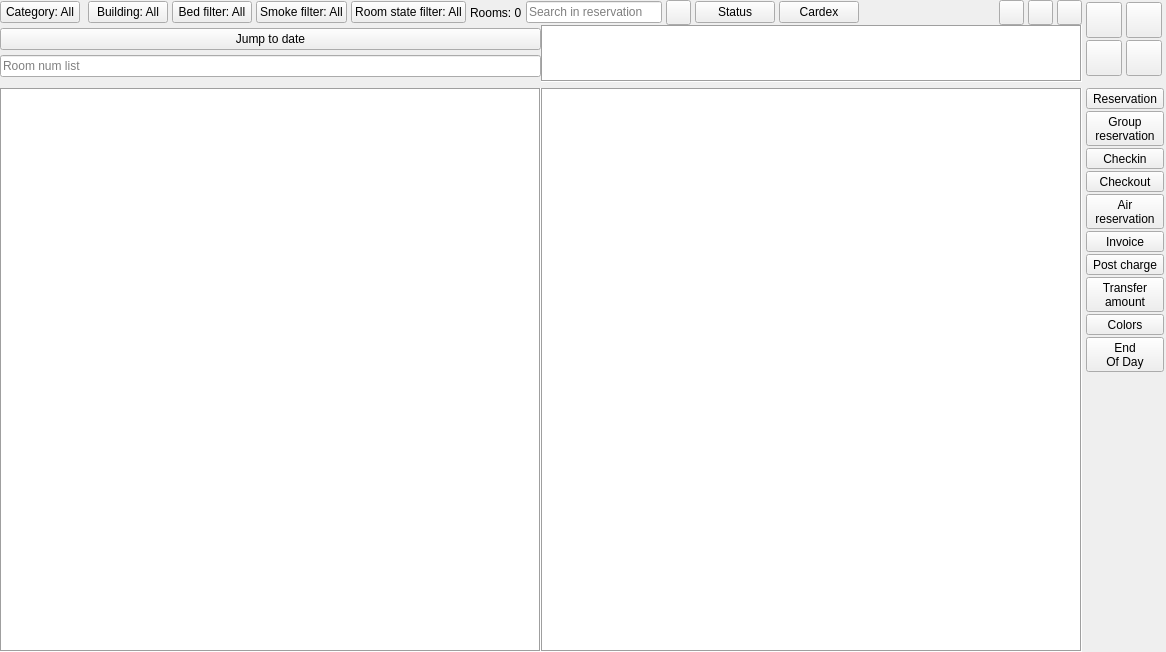
<?xml version="1.0" encoding="UTF-8"?>
<ui version="4.0">
 <class>WMainDesk</class>
 <widget class="QWidget" name="WMainDesk">
  <property name="geometry">
   <rect>
    <x>0</x>
    <y>0</y>
    <width>1166</width>
    <height>652</height>
   </rect>
  </property>
  <property name="sizePolicy">
   <sizepolicy hsizetype="Preferred" vsizetype="Preferred">
    <horstretch>0</horstretch>
    <verstretch>0</verstretch>
   </sizepolicy>
  </property>
  <property name="windowTitle">
   <string>Form</string>
  </property>
  <layout class="QGridLayout" name="gridLayout_2">
   <property name="leftMargin">
    <number>0</number>
   </property>
   <property name="topMargin">
    <number>0</number>
   </property>
   <property name="rightMargin">
    <number>0</number>
   </property>
   <property name="bottomMargin">
    <number>0</number>
   </property>
   <property name="horizontalSpacing">
    <number>2</number>
   </property>
   <property name="verticalSpacing">
    <number>0</number>
   </property>
   <item row="0" column="0">
    <widget class="QWidget" name="widget_3" native="true">
     <property name="maximumSize">
      <size>
       <width>16777215</width>
       <height>31</height>
      </size>
     </property>
     <layout class="QHBoxLayout" name="horizontalLayout_3">
      <property name="spacing">
       <number>4</number>
      </property>
      <property name="leftMargin">
       <number>0</number>
      </property>
      <property name="topMargin">
       <number>0</number>
      </property>
      <property name="rightMargin">
       <number>0</number>
      </property>
      <property name="bottomMargin">
       <number>0</number>
      </property>
      <item>
       <widget class="QPushButton" name="btnFilterCategory">
        <property name="styleSheet">
         <string notr="true">QPushButton:checked{background-color:rgb(178, 250, 184);}</string>
        </property>
        <property name="text">
         <string>Category: All</string>
        </property>
        <property name="checkable">
         <bool>false</bool>
        </property>
        <property name="checked">
         <bool>false</bool>
        </property>
       </widget>
      </item>
      <item>
       <widget class="QWidget" name="wCatButtons" native="true">
        <layout class="QHBoxLayout" name="horizontalLayout_4">
         <property name="spacing">
          <number>2</number>
         </property>
         <property name="leftMargin">
          <number>0</number>
         </property>
         <property name="topMargin">
          <number>0</number>
         </property>
         <property name="rightMargin">
          <number>0</number>
         </property>
         <property name="bottomMargin">
          <number>0</number>
         </property>
         <item>
          <layout class="QHBoxLayout" name="hlCatButtons"/>
         </item>
        </layout>
       </widget>
      </item>
      <item>
       <widget class="QPushButton" name="btnBuilding">
        <property name="text">
         <string>Building: All</string>
        </property>
       </widget>
      </item>
      <item>
       <widget class="QPushButton" name="btnBedFilter">
        <property name="text">
         <string>Bed filter: All</string>
        </property>
       </widget>
      </item>
      <item>
       <widget class="QPushButton" name="btnSmokeFilter">
        <property name="text">
         <string>Smoke filter: All</string>
        </property>
       </widget>
      </item>
      <item>
       <widget class="QPushButton" name="btnRoomStateFilter">
        <property name="text">
         <string>Room state filter: All</string>
        </property>
       </widget>
      </item>
      <item>
       <widget class="QLabel" name="lbRoomsCount">
        <property name="text">
         <string>Rooms: 0</string>
        </property>
       </widget>
      </item>
      <item>
       <widget class="QLineEdit" name="leFilterGuest">
        <property name="placeholderText">
         <string>Search in reservation</string>
        </property>
       </widget>
      </item>
      <item>
       <widget class="QPushButton" name="btnShowDockHint">
        <property name="minimumSize">
         <size>
          <width>25</width>
          <height>25</height>
         </size>
        </property>
        <property name="maximumSize">
         <size>
          <width>25</width>
          <height>25</height>
         </size>
        </property>
        <property name="text">
         <string/>
        </property>
        <property name="icon">
         <iconset resource="res.qrc">
          <normaloff>:/images/funnel.png</normaloff>:/images/funnel.png</iconset>
        </property>
       </widget>
      </item>
      <item>
       <widget class="QPushButton" name="btnStatus">
        <property name="toolTip">
         <string>Confirmed reservation</string>
        </property>
        <property name="text">
         <string>Status</string>
        </property>
        <property name="icon">
         <iconset resource="res.qrc">
          <normaloff>:/images/ball-green.png</normaloff>:/images/ball-green.png</iconset>
        </property>
       </widget>
      </item>
      <item>
       <widget class="QPushButton" name="btnFilterCardex">
        <property name="text">
         <string>Cardex</string>
        </property>
        <property name="icon">
         <iconset resource="res.qrc">
          <normaloff>:/images/partner.png</normaloff>:/images/partner.png</iconset>
        </property>
        <property name="iconSize">
         <size>
          <width>20</width>
          <height>20</height>
         </size>
        </property>
       </widget>
      </item>
      <item>
       <spacer name="horizontalSpacer_2">
        <property name="orientation">
         <enum>Qt::Horizontal</enum>
        </property>
        <property name="sizeHint" stdset="0">
         <size>
          <width>40</width>
          <height>20</height>
         </size>
        </property>
       </spacer>
      </item>
      <item>
       <widget class="QPushButton" name="btnRefreshChart">
        <property name="minimumSize">
         <size>
          <width>25</width>
          <height>25</height>
         </size>
        </property>
        <property name="maximumSize">
         <size>
          <width>25</width>
          <height>25</height>
         </size>
        </property>
        <property name="toolTip">
         <string>Refresh chart</string>
        </property>
        <property name="text">
         <string/>
        </property>
        <property name="icon">
         <iconset resource="res.qrc">
          <normaloff>:/images/refresh.png</normaloff>:/images/refresh.png</iconset>
        </property>
        <property name="iconSize">
         <size>
          <width>20</width>
          <height>20</height>
         </size>
        </property>
       </widget>
      </item>
      <item>
       <widget class="QPushButton" name="btnClearFilter">
        <property name="minimumSize">
         <size>
          <width>25</width>
          <height>25</height>
         </size>
        </property>
        <property name="maximumSize">
         <size>
          <width>25</width>
          <height>25</height>
         </size>
        </property>
        <property name="toolTip">
         <string>Clear all filters</string>
        </property>
        <property name="text">
         <string/>
        </property>
        <property name="icon">
         <iconset resource="res.qrc">
          <normaloff>:/images/remove_filter.png</normaloff>:/images/remove_filter.png</iconset>
        </property>
        <property name="iconSize">
         <size>
          <width>20</width>
          <height>20</height>
         </size>
        </property>
       </widget>
      </item>
      <item>
       <widget class="QPushButton" name="btnClearSelection">
        <property name="minimumSize">
         <size>
          <width>25</width>
          <height>25</height>
         </size>
        </property>
        <property name="maximumSize">
         <size>
          <width>25</width>
          <height>25</height>
         </size>
        </property>
        <property name="statusTip">
         <string>Clear draft reservations (not locked)</string>
        </property>
        <property name="text">
         <string/>
        </property>
        <property name="icon">
         <iconset resource="res.qrc">
          <normaloff>:/images/eraser.png</normaloff>:/images/eraser.png</iconset>
        </property>
        <property name="iconSize">
         <size>
          <width>20</width>
          <height>20</height>
         </size>
        </property>
       </widget>
      </item>
     </layout>
    </widget>
   </item>
   <item row="2" column="0">
    <widget class="QWidget" name="wContainer" native="true">
     <property name="minimumSize">
      <size>
       <width>0</width>
       <height>0</height>
      </size>
     </property>
     <layout class="QGridLayout" name="gridLayout_3">
      <property name="leftMargin">
       <number>0</number>
      </property>
      <property name="topMargin">
       <number>0</number>
      </property>
      <property name="rightMargin">
       <number>0</number>
      </property>
      <property name="bottomMargin">
       <number>0</number>
      </property>
      <property name="horizontalSpacing">
       <number>0</number>
      </property>
      <item row="0" column="1">
       <widget class="QScrollArea" name="saDate">
        <property name="minimumSize">
         <size>
          <width>0</width>
          <height>0</height>
         </size>
        </property>
        <property name="maximumSize">
         <size>
          <width>16777215</width>
          <height>57</height>
         </size>
        </property>
        <property name="frameShape">
         <enum>QFrame::Box</enum>
        </property>
        <property name="verticalScrollBarPolicy">
         <enum>Qt::ScrollBarAlwaysOff</enum>
        </property>
        <property name="horizontalScrollBarPolicy">
         <enum>Qt::ScrollBarAlwaysOff</enum>
        </property>
        <property name="widgetResizable">
         <bool>true</bool>
        </property>
        <widget class="QWidget" name="scrollAreaWidgetContents_2">
         <property name="geometry">
          <rect>
           <x>0</x>
           <y>0</y>
           <width>539</width>
           <height>55</height>
          </rect>
         </property>
         <layout class="QVBoxLayout" name="verticalLayout_2">
          <property name="spacing">
           <number>0</number>
          </property>
          <property name="leftMargin">
           <number>0</number>
          </property>
          <property name="topMargin">
           <number>0</number>
          </property>
          <property name="rightMargin">
           <number>0</number>
          </property>
          <property name="bottomMargin">
           <number>0</number>
          </property>
          <item>
           <widget class="QTableWidget" name="tblMonth">
            <property name="minimumSize">
             <size>
              <width>0</width>
              <height>25</height>
             </size>
            </property>
            <property name="maximumSize">
             <size>
              <width>222222</width>
              <height>25</height>
             </size>
            </property>
            <property name="focusPolicy">
             <enum>Qt::NoFocus</enum>
            </property>
            <property name="frameShape">
             <enum>QFrame::NoFrame</enum>
            </property>
            <property name="frameShadow">
             <enum>QFrame::Raised</enum>
            </property>
            <property name="lineWidth">
             <number>1</number>
            </property>
            <property name="verticalScrollBarPolicy">
             <enum>Qt::ScrollBarAlwaysOff</enum>
            </property>
            <property name="horizontalScrollBarPolicy">
             <enum>Qt::ScrollBarAlwaysOff</enum>
            </property>
            <property name="editTriggers">
             <set>QAbstractItemView::NoEditTriggers</set>
            </property>
            <attribute name="horizontalHeaderVisible">
             <bool>false</bool>
            </attribute>
            <attribute name="horizontalHeaderMinimumSectionSize">
             <number>20</number>
            </attribute>
            <attribute name="horizontalHeaderDefaultSectionSize">
             <number>35</number>
            </attribute>
            <attribute name="verticalHeaderVisible">
             <bool>false</bool>
            </attribute>
            <attribute name="verticalHeaderMinimumSectionSize">
             <number>20</number>
            </attribute>
            <attribute name="verticalHeaderDefaultSectionSize">
             <number>25</number>
            </attribute>
            <attribute name="verticalHeaderHighlightSections">
             <bool>false</bool>
            </attribute>
           </widget>
          </item>
          <item>
           <widget class="QTableWidget" name="tblDay">
            <property name="minimumSize">
             <size>
              <width>0</width>
              <height>30</height>
             </size>
            </property>
            <property name="maximumSize">
             <size>
              <width>222222</width>
              <height>30</height>
             </size>
            </property>
            <property name="focusPolicy">
             <enum>Qt::NoFocus</enum>
            </property>
            <property name="frameShape">
             <enum>QFrame::NoFrame</enum>
            </property>
            <property name="frameShadow">
             <enum>QFrame::Raised</enum>
            </property>
            <property name="lineWidth">
             <number>1</number>
            </property>
            <property name="verticalScrollBarPolicy">
             <enum>Qt::ScrollBarAlwaysOff</enum>
            </property>
            <property name="horizontalScrollBarPolicy">
             <enum>Qt::ScrollBarAlwaysOff</enum>
            </property>
            <property name="editTriggers">
             <set>QAbstractItemView::NoEditTriggers</set>
            </property>
            <attribute name="horizontalHeaderVisible">
             <bool>false</bool>
            </attribute>
            <attribute name="horizontalHeaderMinimumSectionSize">
             <number>20</number>
            </attribute>
            <attribute name="horizontalHeaderDefaultSectionSize">
             <number>35</number>
            </attribute>
            <attribute name="verticalHeaderVisible">
             <bool>false</bool>
            </attribute>
            <attribute name="verticalHeaderMinimumSectionSize">
             <number>20</number>
            </attribute>
            <attribute name="verticalHeaderHighlightSections">
             <bool>false</bool>
            </attribute>
           </widget>
          </item>
         </layout>
        </widget>
       </widget>
      </item>
      <item row="1" column="1">
       <widget class="QScrollArea" name="saMain">
        <property name="frameShape">
         <enum>QFrame::Box</enum>
        </property>
        <property name="frameShadow">
         <enum>QFrame::Sunken</enum>
        </property>
        <property name="verticalScrollBarPolicy">
         <enum>Qt::ScrollBarAlwaysOff</enum>
        </property>
        <property name="horizontalScrollBarPolicy">
         <enum>Qt::ScrollBarAlwaysOff</enum>
        </property>
        <property name="widgetResizable">
         <bool>true</bool>
        </property>
        <widget class="QWidget" name="scrollAreaWidgetContents_3">
         <property name="geometry">
          <rect>
           <x>0</x>
           <y>0</y>
           <width>539</width>
           <height>557</height>
          </rect>
         </property>
         <layout class="QVBoxLayout" name="verticalLayout">
          <property name="spacing">
           <number>0</number>
          </property>
          <property name="leftMargin">
           <number>0</number>
          </property>
          <property name="topMargin">
           <number>0</number>
          </property>
          <property name="rightMargin">
           <number>0</number>
          </property>
          <property name="bottomMargin">
           <number>0</number>
          </property>
          <item>
           <widget class="QGraphicsView" name="g">
            <property name="mouseTracking">
             <bool>true</bool>
            </property>
            <property name="focusPolicy">
             <enum>Qt::NoFocus</enum>
            </property>
            <property name="frameShape">
             <enum>QFrame::NoFrame</enum>
            </property>
            <property name="frameShadow">
             <enum>QFrame::Raised</enum>
            </property>
            <property name="verticalScrollBarPolicy">
             <enum>Qt::ScrollBarAlwaysOff</enum>
            </property>
            <property name="horizontalScrollBarPolicy">
             <enum>Qt::ScrollBarAlwaysOff</enum>
            </property>
            <property name="alignment">
             <set>Qt::AlignLeading|Qt::AlignLeft|Qt::AlignTop</set>
            </property>
           </widget>
          </item>
         </layout>
        </widget>
       </widget>
      </item>
      <item row="1" column="0">
       <widget class="QWidget" name="wRoom" native="true">
        <property name="minimumSize">
         <size>
          <width>0</width>
          <height>0</height>
         </size>
        </property>
        <layout class="QVBoxLayout" name="verticalLayout_4">
         <property name="spacing">
          <number>0</number>
         </property>
         <property name="leftMargin">
          <number>0</number>
         </property>
         <property name="topMargin">
          <number>0</number>
         </property>
         <property name="rightMargin">
          <number>0</number>
         </property>
         <property name="bottomMargin">
          <number>0</number>
         </property>
         <item>
          <widget class="QScrollArea" name="saRoom">
           <property name="maximumSize">
            <size>
             <width>16777215</width>
             <height>16777215</height>
            </size>
           </property>
           <property name="frameShape">
            <enum>QFrame::Box</enum>
           </property>
           <property name="verticalScrollBarPolicy">
            <enum>Qt::ScrollBarAlwaysOff</enum>
           </property>
           <property name="horizontalScrollBarPolicy">
            <enum>Qt::ScrollBarAlwaysOff</enum>
           </property>
           <property name="widgetResizable">
            <bool>true</bool>
           </property>
           <widget class="QWidget" name="scrollAreaWidgetContents">
            <property name="geometry">
             <rect>
              <x>0</x>
              <y>0</y>
              <width>539</width>
              <height>557</height>
             </rect>
            </property>
            <layout class="QHBoxLayout" name="horizontalLayout">
             <property name="spacing">
              <number>0</number>
             </property>
             <property name="leftMargin">
              <number>0</number>
             </property>
             <property name="topMargin">
              <number>0</number>
             </property>
             <property name="rightMargin">
              <number>0</number>
             </property>
             <property name="bottomMargin">
              <number>0</number>
             </property>
             <item>
              <widget class="QTableWidget" name="tblRoom">
               <property name="focusPolicy">
                <enum>Qt::NoFocus</enum>
               </property>
               <property name="frameShape">
                <enum>QFrame::NoFrame</enum>
               </property>
               <property name="verticalScrollBarPolicy">
                <enum>Qt::ScrollBarAlwaysOff</enum>
               </property>
               <property name="horizontalScrollBarPolicy">
                <enum>Qt::ScrollBarAlwaysOff</enum>
               </property>
               <property name="editTriggers">
                <set>QAbstractItemView::NoEditTriggers</set>
               </property>
               <attribute name="horizontalHeaderVisible">
                <bool>false</bool>
               </attribute>
               <attribute name="horizontalHeaderDefaultSectionSize">
                <number>250</number>
               </attribute>
               <attribute name="verticalHeaderVisible">
                <bool>false</bool>
               </attribute>
               <attribute name="verticalHeaderDefaultSectionSize">
                <number>25</number>
               </attribute>
               <attribute name="verticalHeaderHighlightSections">
                <bool>false</bool>
               </attribute>
              </widget>
             </item>
            </layout>
           </widget>
          </widget>
         </item>
        </layout>
       </widget>
      </item>
      <item row="0" column="0">
       <layout class="QVBoxLayout" name="verticalLayout_3">
        <property name="spacing">
         <number>2</number>
        </property>
        <property name="bottomMargin">
         <number>2</number>
        </property>
        <item>
         <widget class="QPushButton" name="btnJumpToDate">
          <property name="sizePolicy">
           <sizepolicy hsizetype="Minimum" vsizetype="Fixed">
            <horstretch>0</horstretch>
            <verstretch>0</verstretch>
           </sizepolicy>
          </property>
          <property name="text">
           <string>Jump to date</string>
          </property>
         </widget>
        </item>
        <item>
         <widget class="QLineEdit" name="leJumpToRoom">
          <property name="sizePolicy">
           <sizepolicy hsizetype="Minimum" vsizetype="Fixed">
            <horstretch>0</horstretch>
            <verstretch>0</verstretch>
           </sizepolicy>
          </property>
          <property name="maximumSize">
           <size>
            <width>16777215</width>
            <height>16777215</height>
           </size>
          </property>
          <property name="placeholderText">
           <string>Room num list</string>
          </property>
         </widget>
        </item>
       </layout>
      </item>
     </layout>
    </widget>
   </item>
   <item row="0" column="1" rowspan="3">
    <layout class="QGridLayout" name="gridLayout">
     <property name="leftMargin">
      <number>2</number>
     </property>
     <property name="topMargin">
      <number>2</number>
     </property>
     <property name="rightMargin">
      <number>2</number>
     </property>
     <property name="bottomMargin">
      <number>2</number>
     </property>
     <property name="spacing">
      <number>2</number>
     </property>
     <item row="0" column="0">
      <widget class="QPushButton" name="btnScrollLeft">
       <property name="minimumSize">
        <size>
         <width>36</width>
         <height>36</height>
        </size>
       </property>
       <property name="maximumSize">
        <size>
         <width>36</width>
         <height>36</height>
        </size>
       </property>
       <property name="text">
        <string/>
       </property>
       <property name="icon">
        <iconset resource="res.qrc">
         <normaloff>:/images/left.png</normaloff>:/images/left.png</iconset>
       </property>
       <property name="iconSize">
        <size>
         <width>32</width>
         <height>32</height>
        </size>
       </property>
      </widget>
     </item>
     <item row="5" column="0" colspan="2">
      <widget class="QToolButton" name="btnCheckin">
       <property name="minimumSize">
        <size>
         <width>0</width>
         <height>0</height>
        </size>
       </property>
       <property name="maximumSize">
        <size>
         <width>555</width>
         <height>555</height>
        </size>
       </property>
       <property name="sizeIncrement">
        <size>
         <width>1</width>
         <height>0</height>
        </size>
       </property>
       <property name="text">
        <string>Checkin</string>
       </property>
       <property name="icon">
        <iconset resource="res.qrc">
         <normaloff>:/images/checkin2.png</normaloff>:/images/checkin2.png</iconset>
       </property>
       <property name="iconSize">
        <size>
         <width>24</width>
         <height>24</height>
        </size>
       </property>
       <property name="toolButtonStyle">
        <enum>Qt::ToolButtonTextUnderIcon</enum>
       </property>
      </widget>
     </item>
     <item row="13" column="0">
      <spacer name="verticalSpacer">
       <property name="orientation">
        <enum>Qt::Vertical</enum>
       </property>
       <property name="sizeHint" stdset="0">
        <size>
         <width>20</width>
         <height>40</height>
        </size>
       </property>
      </spacer>
     </item>
     <item row="10" column="0" colspan="2">
      <widget class="QToolButton" name="btnTransferRoom">
       <property name="minimumSize">
        <size>
         <width>0</width>
         <height>0</height>
        </size>
       </property>
       <property name="maximumSize">
        <size>
         <width>555</width>
         <height>555</height>
        </size>
       </property>
       <property name="sizeIncrement">
        <size>
         <width>1</width>
         <height>0</height>
        </size>
       </property>
       <property name="text">
        <string>Transfer
amount</string>
       </property>
       <property name="icon">
        <iconset resource="res.qrc">
         <normaloff>:/images/transfer.png</normaloff>:/images/transfer.png</iconset>
       </property>
       <property name="toolButtonStyle">
        <enum>Qt::ToolButtonTextUnderIcon</enum>
       </property>
      </widget>
     </item>
     <item row="1" column="1">
      <widget class="QPushButton" name="btnScrollUp">
       <property name="minimumSize">
        <size>
         <width>36</width>
         <height>36</height>
        </size>
       </property>
       <property name="maximumSize">
        <size>
         <width>36</width>
         <height>36</height>
        </size>
       </property>
       <property name="text">
        <string/>
       </property>
       <property name="icon">
        <iconset resource="res.qrc">
         <normaloff>:/images/up.png</normaloff>:/images/up.png</iconset>
       </property>
       <property name="iconSize">
        <size>
         <width>32</width>
         <height>32</height>
        </size>
       </property>
      </widget>
     </item>
     <item row="3" column="0" colspan="2">
      <widget class="QToolButton" name="btnCheckIn">
       <property name="minimumSize">
        <size>
         <width>0</width>
         <height>0</height>
        </size>
       </property>
       <property name="maximumSize">
        <size>
         <width>555</width>
         <height>555</height>
        </size>
       </property>
       <property name="sizeIncrement">
        <size>
         <width>1</width>
         <height>0</height>
        </size>
       </property>
       <property name="font">
        <font>
         <strikeout>false</strikeout>
        </font>
       </property>
       <property name="text">
        <string>Reservation</string>
       </property>
       <property name="icon">
        <iconset resource="res.qrc">
         <normaloff>:/images/checkin.png</normaloff>:/images/checkin.png</iconset>
       </property>
       <property name="iconSize">
        <size>
         <width>24</width>
         <height>24</height>
        </size>
       </property>
       <property name="toolButtonStyle">
        <enum>Qt::ToolButtonTextUnderIcon</enum>
       </property>
      </widget>
     </item>
     <item row="11" column="0" colspan="2">
      <widget class="QToolButton" name="btnColors">
       <property name="minimumSize">
        <size>
         <width>0</width>
         <height>0</height>
        </size>
       </property>
       <property name="maximumSize">
        <size>
         <width>555</width>
         <height>555</height>
        </size>
       </property>
       <property name="sizeIncrement">
        <size>
         <width>1</width>
         <height>0</height>
        </size>
       </property>
       <property name="text">
        <string>Colors</string>
       </property>
       <property name="icon">
        <iconset resource="res.qrc">
         <normaloff>:/images/color.png</normaloff>:/images/color.png</iconset>
       </property>
       <property name="toolButtonStyle">
        <enum>Qt::ToolButtonTextUnderIcon</enum>
       </property>
      </widget>
     </item>
     <item row="6" column="0" colspan="2">
      <widget class="QToolButton" name="btnCheckoutFilter">
       <property name="minimumSize">
        <size>
         <width>0</width>
         <height>0</height>
        </size>
       </property>
       <property name="maximumSize">
        <size>
         <width>555</width>
         <height>555</height>
        </size>
       </property>
       <property name="sizeIncrement">
        <size>
         <width>1</width>
         <height>0</height>
        </size>
       </property>
       <property name="text">
        <string>Checkout</string>
       </property>
       <property name="icon">
        <iconset resource="res.qrc">
         <normaloff>:/images/departure.png</normaloff>:/images/departure.png</iconset>
       </property>
       <property name="iconSize">
        <size>
         <width>24</width>
         <height>24</height>
        </size>
       </property>
       <property name="toolButtonStyle">
        <enum>Qt::ToolButtonTextUnderIcon</enum>
       </property>
      </widget>
     </item>
     <item row="7" column="0" colspan="2">
      <widget class="QToolButton" name="btnAirReserve">
       <property name="maximumSize">
        <size>
         <width>555</width>
         <height>555</height>
        </size>
       </property>
       <property name="text">
        <string>Air
reservation</string>
       </property>
       <property name="icon">
        <iconset resource="res.qrc">
         <normaloff>:/images/ari.png</normaloff>:/images/ari.png</iconset>
       </property>
       <property name="iconSize">
        <size>
         <width>24</width>
         <height>24</height>
        </size>
       </property>
       <property name="toolButtonStyle">
        <enum>Qt::ToolButtonTextUnderIcon</enum>
       </property>
      </widget>
     </item>
     <item row="0" column="1">
      <widget class="QPushButton" name="btnScrollRight">
       <property name="minimumSize">
        <size>
         <width>36</width>
         <height>36</height>
        </size>
       </property>
       <property name="maximumSize">
        <size>
         <width>36</width>
         <height>36</height>
        </size>
       </property>
       <property name="text">
        <string/>
       </property>
       <property name="icon">
        <iconset resource="res.qrc">
         <normaloff>:/images/right.png</normaloff>:/images/right.png</iconset>
       </property>
       <property name="iconSize">
        <size>
         <width>32</width>
         <height>32</height>
        </size>
       </property>
      </widget>
     </item>
     <item row="12" column="0" colspan="2">
      <widget class="QToolButton" name="btnEndOfDay">
       <property name="enabled">
        <bool>true</bool>
       </property>
       <property name="minimumSize">
        <size>
         <width>0</width>
         <height>0</height>
        </size>
       </property>
       <property name="maximumSize">
        <size>
         <width>555</width>
         <height>555</height>
        </size>
       </property>
       <property name="sizeIncrement">
        <size>
         <width>1</width>
         <height>0</height>
        </size>
       </property>
       <property name="text">
        <string>End
Of Day</string>
       </property>
       <property name="icon">
        <iconset resource="res.qrc">
         <normaloff>:/images/moon.png</normaloff>:/images/moon.png</iconset>
       </property>
       <property name="toolButtonStyle">
        <enum>Qt::ToolButtonTextUnderIcon</enum>
       </property>
      </widget>
     </item>
     <item row="1" column="0">
      <widget class="QPushButton" name="btnScrollDown">
       <property name="minimumSize">
        <size>
         <width>36</width>
         <height>36</height>
        </size>
       </property>
       <property name="maximumSize">
        <size>
         <width>36</width>
         <height>36</height>
        </size>
       </property>
       <property name="text">
        <string/>
       </property>
       <property name="icon">
        <iconset resource="res.qrc">
         <normaloff>:/images/down.png</normaloff>:/images/down.png</iconset>
       </property>
       <property name="iconSize">
        <size>
         <width>32</width>
         <height>32</height>
        </size>
       </property>
      </widget>
     </item>
     <item row="2" column="0">
      <spacer name="verticalSpacer_2">
       <property name="orientation">
        <enum>Qt::Vertical</enum>
       </property>
       <property name="sizeType">
        <enum>QSizePolicy::Fixed</enum>
       </property>
       <property name="sizeHint" stdset="0">
        <size>
         <width>20</width>
         <height>10</height>
        </size>
       </property>
      </spacer>
     </item>
     <item row="9" column="0" colspan="2">
      <widget class="QToolButton" name="btnPostCharge">
       <property name="minimumSize">
        <size>
         <width>0</width>
         <height>0</height>
        </size>
       </property>
       <property name="maximumSize">
        <size>
         <width>555</width>
         <height>555</height>
        </size>
       </property>
       <property name="sizeIncrement">
        <size>
         <width>1</width>
         <height>0</height>
        </size>
       </property>
       <property name="text">
        <string>Post charge</string>
       </property>
       <property name="icon">
        <iconset resource="res.qrc">
         <normaloff>:/images/charge.png</normaloff>:/images/charge.png</iconset>
       </property>
       <property name="iconSize">
        <size>
         <width>20</width>
         <height>20</height>
        </size>
       </property>
       <property name="toolButtonStyle">
        <enum>Qt::ToolButtonTextUnderIcon</enum>
       </property>
      </widget>
     </item>
     <item row="8" column="0" colspan="2">
      <widget class="QToolButton" name="btnInvoice">
       <property name="minimumSize">
        <size>
         <width>0</width>
         <height>0</height>
        </size>
       </property>
       <property name="maximumSize">
        <size>
         <width>555</width>
         <height>555</height>
        </size>
       </property>
       <property name="sizeIncrement">
        <size>
         <width>1</width>
         <height>0</height>
        </size>
       </property>
       <property name="text">
        <string>Invoice</string>
       </property>
       <property name="icon">
        <iconset resource="res.qrc">
         <normaloff>:/images/invoice.png</normaloff>:/images/invoice.png</iconset>
       </property>
       <property name="iconSize">
        <size>
         <width>24</width>
         <height>24</height>
        </size>
       </property>
       <property name="toolButtonStyle">
        <enum>Qt::ToolButtonTextUnderIcon</enum>
       </property>
      </widget>
     </item>
     <item row="4" column="0" colspan="2">
      <widget class="QToolButton" name="btnGroupReservation">
       <property name="minimumSize">
        <size>
         <width>0</width>
         <height>0</height>
        </size>
       </property>
       <property name="maximumSize">
        <size>
         <width>555</width>
         <height>555</height>
        </size>
       </property>
       <property name="sizeIncrement">
        <size>
         <width>1</width>
         <height>0</height>
        </size>
       </property>
       <property name="text">
        <string>Group
reservation</string>
       </property>
       <property name="icon">
        <iconset resource="res.qrc">
         <normaloff>:/images/groupreservation.png</normaloff>:/images/groupreservation.png</iconset>
       </property>
       <property name="iconSize">
        <size>
         <width>20</width>
         <height>20</height>
        </size>
       </property>
       <property name="toolButtonStyle">
        <enum>Qt::ToolButtonTextUnderIcon</enum>
       </property>
       <property name="autoRaise">
        <bool>false</bool>
       </property>
       <property name="arrowType">
        <enum>Qt::NoArrow</enum>
       </property>
      </widget>
     </item>
    </layout>
   </item>
  </layout>
 </widget>
 <resources>
  <include location="res.qrc"/>
 </resources>
 <connections/>
</ui>
